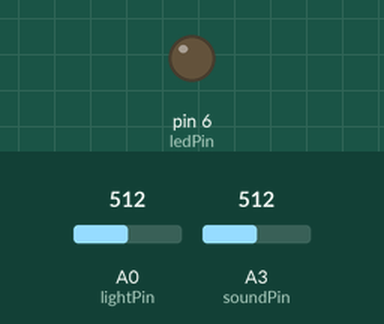
This sketch was run on a simulated Arduino Uno, built with avr-gcc and run on an emulated ATmega328P. On the bench: output pins drawn as LEDs (lit = HIGH). The test bench sets the inputs (shaded band); at power-on: A0 (lightPin) = 512, A3 (soundPin) = 512. What the sketch prints to the serial monitor is not drawn.

Above: at 1.2 s.
1.3 s: A0 (lightPin) set to 484
At 2.0 s:
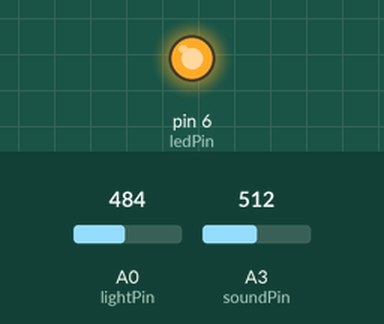
2.8 s: A0 (lightPin) set to 510
At 3.3 s:
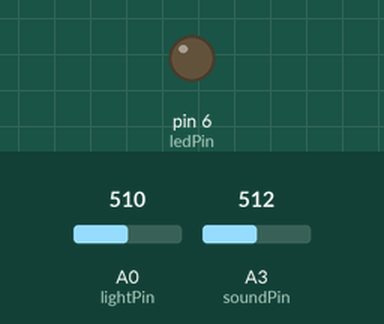
4.3 s: A0 (lightPin) set to 490
At 4.7 s:
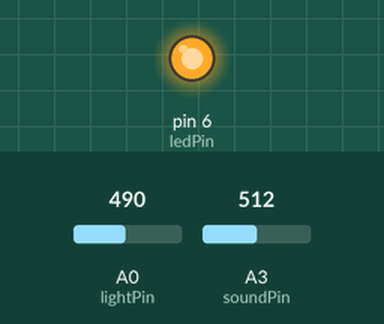
Timing chart, 0 to 7.3 s (numbered marks = the images above; inputs shaded):
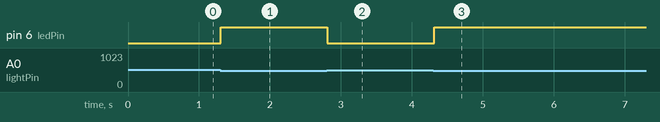

The sketch:

memory_bloom.ino
```cpp
const int ledPin = 6;
const int lightPin = A0;
const int soundPin = A3;

void setup() {
  pinMode(ledPin, OUTPUT);
  Serial.begin(9600);
}

void loop() {
  int lightVal = analogRead(lightPin);
  Serial.print("Light: ", lightVal);
  int soundVal = analogRead(soundPin);
  Serial.println(" | Sound: ", soundVal);

  if (lightVal < 500) {
    if (soundVal > 86) {
      digitalWrite(ledPin, HIGH);
    }
  } else {
    digitalWrite(ledPin, LOW);
  }
  delay(100);

}
```

Measured:
- the behaviour switches between 500 and 499 on A0 (lightPin) (found by bisection; images 0 and 1)
- after the input at 1.3 s, pin 6 (ledPin): LOW → HIGH at once
- after the input at 2.8 s, pin 6 (ledPin): HIGH → LOW at once
- after the input at 4.3 s, pin 6 (ledPin): LOW → HIGH at once
